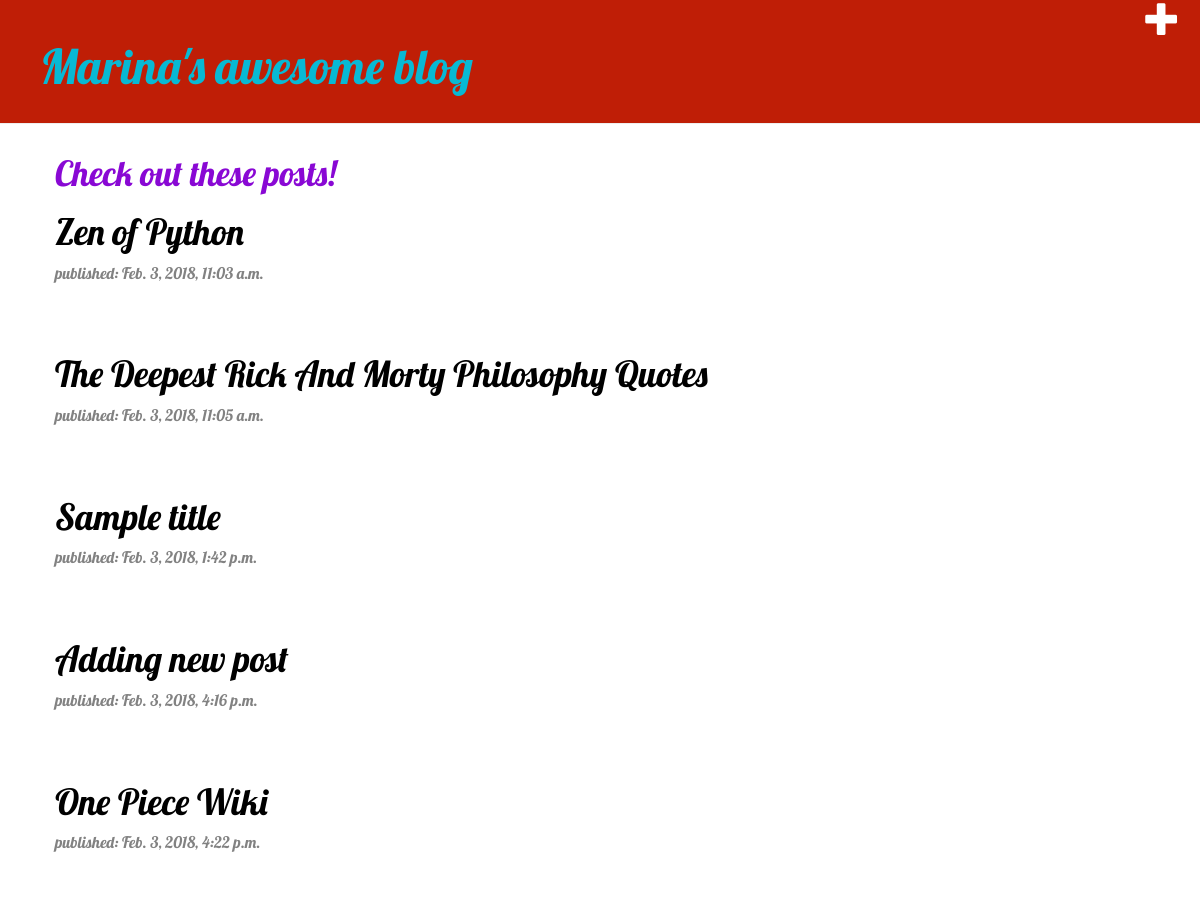
The app's page / (signed in) with its own data.
### blog/models.py (models this page shows, shortened)
class Post(models.Model):
	author = models.ForeignKey('auth.User', on_delete=models.CASCADE)
	title = models.CharField(max_length = 200)
	text = models.TextField()
	created_date = models.DateTimeField(default = timezone.now)
	published_date = models.DateTimeField(blank =True, null = True)

### blog/views.py (the view)
# urls.py: url(r'^$', views.post_list, name='post_list'),
def post_list(request):
	posts = Post.objects.filter(published_date__lte = timezone.now()).order_by('published_date')
	return render(request, 'blog/post_list.html', {'posts':posts})

### blog/templates/blog/post_list.html
{% extends 'blog/base.html' %}
{% block content %}
    <h5> Check out these posts!
    </h5>
	{% for post in posts %}
		 <div class="post">
			<h1><a href="{% url 'post_detail' pk=post.pk %}">{{ post.title }}</a></h1>
			 <div class="date">
			 	<p>published: {{ post.published_date }}</p>
			</div>
		</div>
	{% endfor %}
{% endblock %}

### blog/static/css/blog.css (style rules this page uses)
h5 { font-family: 'Lobster', cursive; font-size: 26pt; color: #8908D4; }
h1, h2, h3, h4 { font-family: 'Lobster', cursive; }
.date { color: #828282; font-size: 12pt; font-family: 'Lobster'; }
.post { margin-bottom: 70px; }
.post h1 a, .post h1 a:visited { color: #000000; }

### records on screen
Post: title "Zen of Python", published_date "Feb. 3, 2018, 11:03 a.m."
Post: title "The Deepest Rick And Morty Philosophy Quotes", published_date "Feb. 3, 2018, 11:05 a.m."
Post: title "Sample title", published_date "Feb. 3, 2018, 1:42 p.m."
Post: title "Adding new post", published_date "Feb. 3, 2018, 4:16 p.m."
Post: title "One Piece Wiki", published_date "Feb. 3, 2018, 4:22 p.m."
